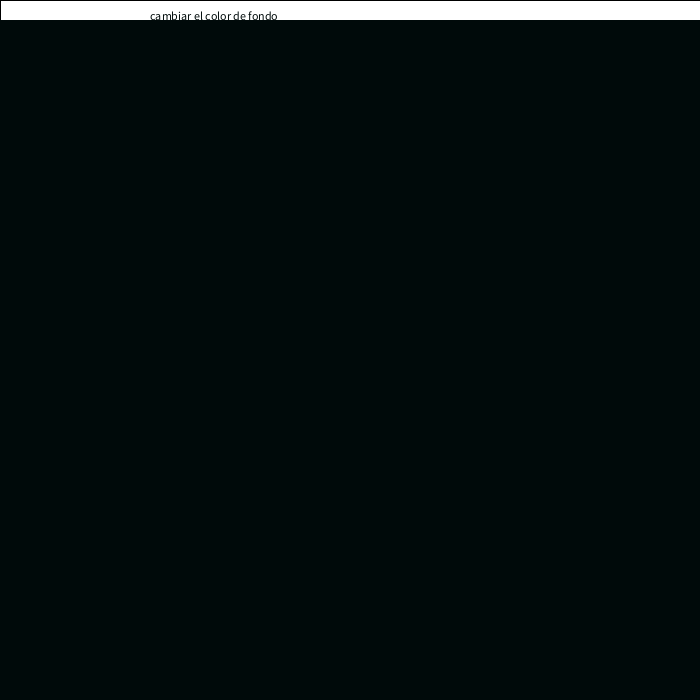
Frame 1 (no input)
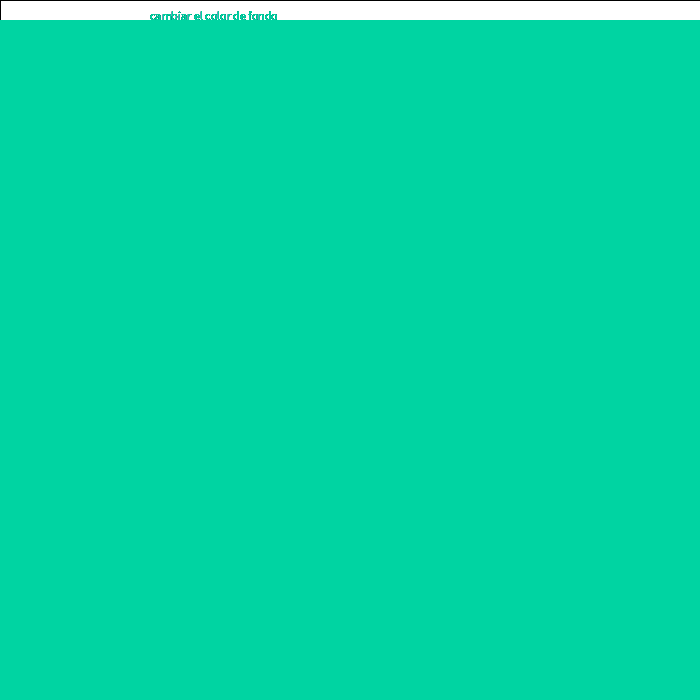
Frame 60 (the mouse pressed at the canvas centre just before this capture)
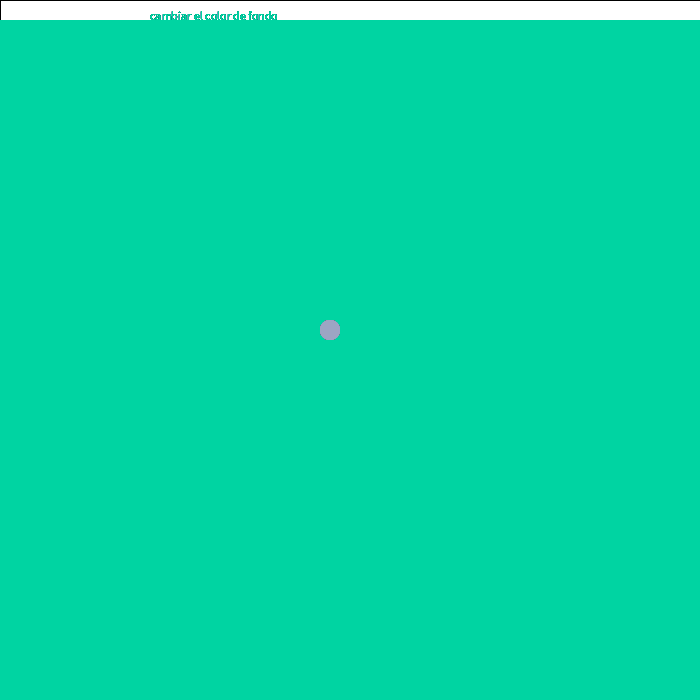
Frame 120 (the mouse held since frame 60 and released just before this capture)

The Processing sketch that drew these frames (run headless with seeded random() and noise(); from frame 60 on, the mouse is pressed at the canvas centre):

// Processing sketch: processing_121493
// ── processing_121493.pde

float Top = 0;
float Top2 = 0; 
float Color1 = 0; 
float Color2 =255;
float Color3 = 255;
float Color4 = 255;

void setup()
{
  size(700,700);
  //COLOR FONDO
  background(182, 252, 8);
  //recta parte superior
  rect(Top, Top2, 700, 20);
}
 
void draw(){
  // colores
  Color1 = mouseX;
  Color2 = Color2 + random(-4,20);
  Color3 =  Color3 + random(-4,20);
  Color4 = Color4 + random(-3,20);
  if(Color4 > 220 && Color3 > 220 && Color2 > 220){
    Color4 =10;
    Color3 =10;
    Color2 =10;
  }
   //ellipse
   fill(Color2,Color3,Color4);
   noStroke();
    if(mousePressed){
    //cirlulo (x,y,width, heigth)
    ellipse(mouseX-20, mouseY-20, 20, 20);
    ellipse(width-mouseX-20, width-mouseY-20, 20, 20);
}
  //top 10
  if(mouseY <10){
    fill(Color1, Color2, Color3);
    rect(0,20,width,height);
    text("cambiar el color de fondo", 150,20);
  }
}
